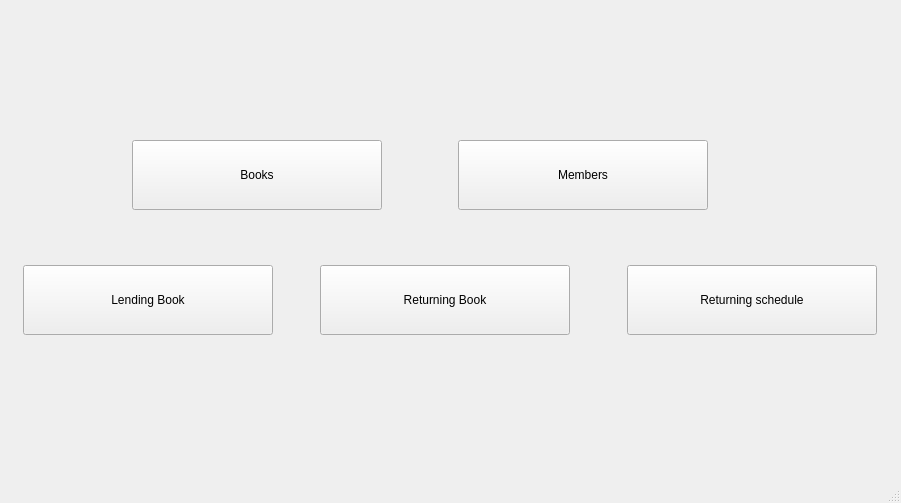
<?xml version="1.0" encoding="UTF-8"?>
<ui version="4.0">
 <class>MainMenu</class>
 <widget class="QMainWindow" name="MainMenu">
  <property name="geometry">
   <rect>
    <x>0</x>
    <y>0</y>
    <width>901</width>
    <height>503</height>
   </rect>
  </property>
  <property name="windowTitle">
   <string>MainWindow</string>
  </property>
  <widget class="QWidget" name="centralwidget">
   <widget class="QWidget" name="">
    <property name="geometry">
     <rect>
      <x>130</x>
      <y>120</y>
      <width>582</width>
      <height>91</height>
     </rect>
    </property>
    <layout class="QHBoxLayout" name="horizontalLayout">
     <item>
      <widget class="QPushButton" name="BooksButton">
       <property name="minimumSize">
        <size>
         <width>250</width>
         <height>70</height>
        </size>
       </property>
       <property name="maximumSize">
        <size>
         <width>150</width>
         <height>50</height>
        </size>
       </property>
       <property name="text">
        <string>Books</string>
       </property>
      </widget>
     </item>
     <item>
      <spacer name="verticalSpacer">
       <property name="orientation">
        <enum>Qt::Vertical</enum>
       </property>
       <property name="sizeHint" stdset="0">
        <size>
         <width>68</width>
         <height>40</height>
        </size>
       </property>
      </spacer>
     </item>
     <item>
      <widget class="QPushButton" name="MembersButton">
       <property name="minimumSize">
        <size>
         <width>250</width>
         <height>70</height>
        </size>
       </property>
       <property name="maximumSize">
        <size>
         <width>150</width>
         <height>50</height>
        </size>
       </property>
       <property name="text">
        <string>Members</string>
       </property>
      </widget>
     </item>
    </layout>
   </widget>
   <widget class="QWidget" name="">
    <property name="geometry">
     <rect>
      <x>20</x>
      <y>240</y>
      <width>862</width>
      <height>101</height>
     </rect>
    </property>
    <layout class="QHBoxLayout" name="horizontalLayout_2">
     <item>
      <widget class="QPushButton" name="LendingButton">
       <property name="minimumSize">
        <size>
         <width>250</width>
         <height>70</height>
        </size>
       </property>
       <property name="maximumSize">
        <size>
         <width>150</width>
         <height>50</height>
        </size>
       </property>
       <property name="text">
        <string>Lending Book</string>
       </property>
      </widget>
     </item>
     <item>
      <spacer name="verticalSpacer_2">
       <property name="orientation">
        <enum>Qt::Vertical</enum>
       </property>
       <property name="sizeHint" stdset="0">
        <size>
         <width>38</width>
         <height>40</height>
        </size>
       </property>
      </spacer>
     </item>
     <item>
      <widget class="QPushButton" name="ReturningBookButton">
       <property name="minimumSize">
        <size>
         <width>250</width>
         <height>70</height>
        </size>
       </property>
       <property name="maximumSize">
        <size>
         <width>150</width>
         <height>50</height>
        </size>
       </property>
       <property name="text">
        <string>Returning Book</string>
       </property>
      </widget>
     </item>
     <item>
      <spacer name="verticalSpacer_3">
       <property name="orientation">
        <enum>Qt::Vertical</enum>
       </property>
       <property name="sizeHint" stdset="0">
        <size>
         <width>48</width>
         <height>40</height>
        </size>
       </property>
      </spacer>
     </item>
     <item>
      <widget class="QPushButton" name="ReturningScheduleButton">
       <property name="minimumSize">
        <size>
         <width>250</width>
         <height>70</height>
        </size>
       </property>
       <property name="maximumSize">
        <size>
         <width>150</width>
         <height>50</height>
        </size>
       </property>
       <property name="text">
        <string>Returning schedule</string>
       </property>
      </widget>
     </item>
    </layout>
   </widget>
  </widget>
  <widget class="QMenuBar" name="menubar">
   <property name="geometry">
    <rect>
     <x>0</x>
     <y>0</y>
     <width>901</width>
     <height>22</height>
    </rect>
   </property>
  </widget>
  <widget class="QStatusBar" name="statusbar"/>
 </widget>
 <resources/>
 <connections/>
</ui>
